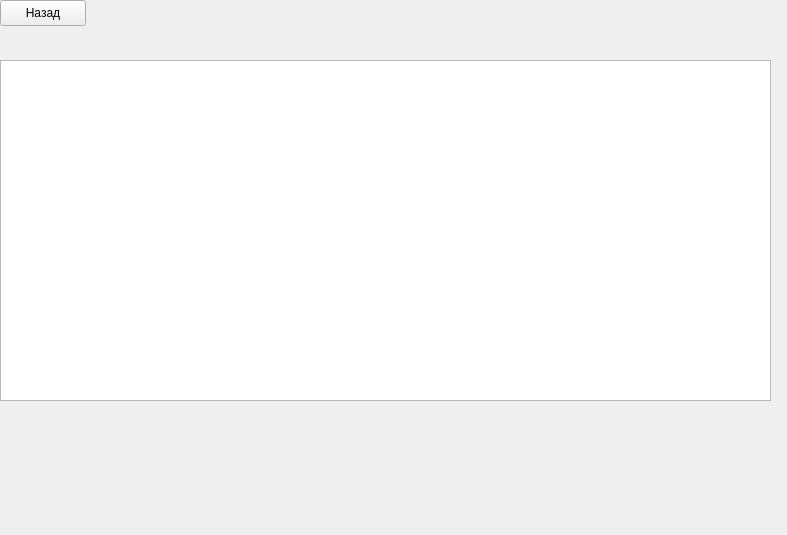
<?xml version="1.0" encoding="UTF-8"?>
<ui version="4.0">
 <class>routes</class>
 <widget class="QWidget" name="routes">
  <property name="geometry">
   <rect>
    <x>0</x>
    <y>0</y>
    <width>787</width>
    <height>535</height>
   </rect>
  </property>
  <property name="windowTitle">
   <string>Form</string>
  </property>
  <widget class="QTableView" name="tableView">
   <property name="geometry">
    <rect>
     <x>0</x>
     <y>60</y>
     <width>771</width>
     <height>341</height>
    </rect>
   </property>
  </widget>
  <widget class="QPushButton" name="pushButton">
   <property name="geometry">
    <rect>
     <x>0</x>
     <y>0</y>
     <width>86</width>
     <height>26</height>
    </rect>
   </property>
   <property name="text">
    <string>Назад</string>
   </property>
  </widget>
 </widget>
 <resources/>
 <connections/>
</ui>
